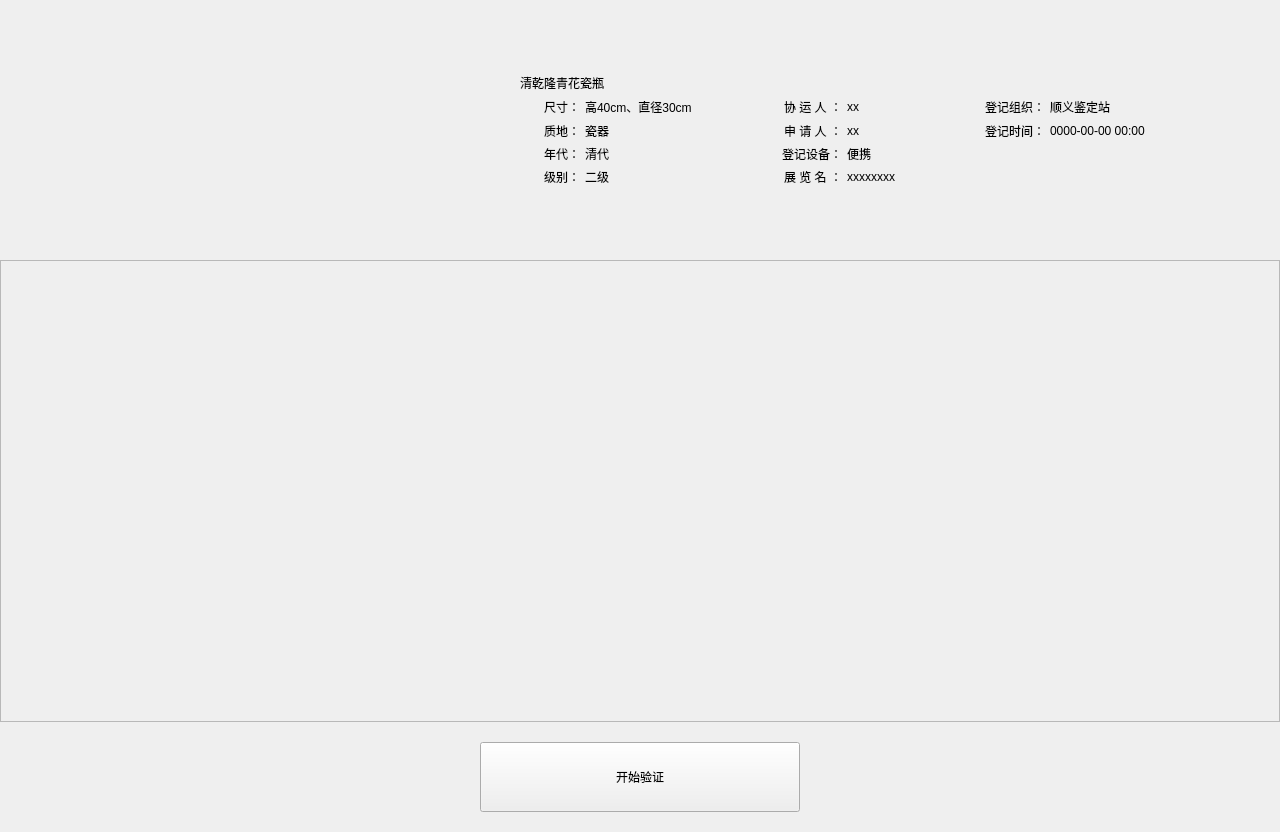
<?xml version="1.0" encoding="UTF-8"?>
<ui version="4.0">
 <class>WgtVerifyNo2Class</class>
 <widget class="QWidget" name="WgtVerifyNo2Class">
  <property name="geometry">
   <rect>
    <x>0</x>
    <y>0</y>
    <width>1280</width>
    <height>832</height>
   </rect>
  </property>
  <property name="minimumSize">
   <size>
    <width>1280</width>
    <height>0</height>
   </size>
  </property>
  <property name="windowTitle">
   <string>WgtVerifyNo2</string>
  </property>
  <layout class="QGridLayout" name="gridLayout_2">
   <property name="leftMargin">
    <number>0</number>
   </property>
   <property name="topMargin">
    <number>0</number>
   </property>
   <property name="rightMargin">
    <number>0</number>
   </property>
   <property name="bottomMargin">
    <number>0</number>
   </property>
   <property name="spacing">
    <number>0</number>
   </property>
   <item row="3" column="0">
    <widget class="QWidget" name="widgetTool" native="true">
     <property name="minimumSize">
      <size>
       <width>0</width>
       <height>110</height>
      </size>
     </property>
     <property name="maximumSize">
      <size>
       <width>16777215</width>
       <height>110</height>
      </size>
     </property>
     <layout class="QHBoxLayout" name="horizontalLayout_3">
      <item>
       <spacer name="horizontalSpacer_5">
        <property name="orientation">
         <enum>Qt::Orientation::Horizontal</enum>
        </property>
        <property name="sizeHint" stdset="0">
         <size>
          <width>40</width>
          <height>20</height>
         </size>
        </property>
       </spacer>
      </item>
      <item>
       <widget class="QPushButton" name="pushButtonGoVerify3">
        <property name="minimumSize">
         <size>
          <width>320</width>
          <height>70</height>
         </size>
        </property>
        <property name="text">
         <string>开始验证</string>
        </property>
       </widget>
      </item>
      <item>
       <spacer name="horizontalSpacer_2">
        <property name="orientation">
         <enum>Qt::Orientation::Horizontal</enum>
        </property>
        <property name="sizeHint" stdset="0">
         <size>
          <width>40</width>
          <height>20</height>
         </size>
        </property>
       </spacer>
      </item>
     </layout>
    </widget>
   </item>
   <item row="2" column="0">
    <widget class="QScrollArea" name="scrollArea">
     <property name="widgetResizable">
      <bool>true</bool>
     </property>
     <widget class="QWidget" name="scrollAreaWidgetContents">
      <property name="geometry">
       <rect>
        <x>0</x>
        <y>0</y>
        <width>1278</width>
        <height>460</height>
       </rect>
      </property>
      <layout class="QGridLayout" name="gridLayout_3">
       <item row="2" column="1">
        <spacer name="verticalSpacer_4">
         <property name="orientation">
          <enum>Qt::Orientation::Vertical</enum>
         </property>
         <property name="sizeHint" stdset="0">
          <size>
           <width>20</width>
           <height>211</height>
          </size>
         </property>
        </spacer>
       </item>
       <item row="1" column="1">
        <layout class="QHBoxLayout" name="horizontalLayoutImageView">
         <property name="spacing">
          <number>0</number>
         </property>
        </layout>
       </item>
       <item row="0" column="1">
        <spacer name="verticalSpacer_2">
         <property name="orientation">
          <enum>Qt::Orientation::Vertical</enum>
         </property>
         <property name="sizeHint" stdset="0">
          <size>
           <width>20</width>
           <height>211</height>
          </size>
         </property>
        </spacer>
       </item>
       <item row="1" column="2">
        <spacer name="horizontalSpacer_9">
         <property name="orientation">
          <enum>Qt::Orientation::Horizontal</enum>
         </property>
         <property name="sizeHint" stdset="0">
          <size>
           <width>40</width>
           <height>20</height>
          </size>
         </property>
        </spacer>
       </item>
       <item row="1" column="0">
        <spacer name="horizontalSpacer_8">
         <property name="orientation">
          <enum>Qt::Orientation::Horizontal</enum>
         </property>
         <property name="sizeHint" stdset="0">
          <size>
           <width>40</width>
           <height>20</height>
          </size>
         </property>
        </spacer>
       </item>
      </layout>
     </widget>
    </widget>
   </item>
   <item row="0" column="0">
    <widget class="QWidget" name="widget_3" native="true">
     <property name="minimumSize">
      <size>
       <width>0</width>
       <height>260</height>
      </size>
     </property>
     <property name="maximumSize">
      <size>
       <width>16777215</width>
       <height>260</height>
      </size>
     </property>
     <layout class="QHBoxLayout" name="horizontalLayout">
      <property name="spacing">
       <number>0</number>
      </property>
      <property name="leftMargin">
       <number>0</number>
      </property>
      <property name="topMargin">
       <number>0</number>
      </property>
      <property name="rightMargin">
       <number>10</number>
      </property>
      <property name="bottomMargin">
       <number>0</number>
      </property>
      <item>
       <spacer name="horizontalSpacer">
        <property name="orientation">
         <enum>Qt::Orientation::Horizontal</enum>
        </property>
        <property name="sizeHint" stdset="0">
         <size>
          <width>40</width>
          <height>20</height>
         </size>
        </property>
       </spacer>
      </item>
      <item>
       <widget class="QLabel" name="labelImage">
        <property name="minimumSize">
         <size>
          <width>279</width>
          <height>157</height>
         </size>
        </property>
        <property name="maximumSize">
         <size>
          <width>279</width>
          <height>157</height>
         </size>
        </property>
        <property name="text">
         <string/>
        </property>
       </widget>
      </item>
      <item>
       <spacer name="horizontalSpacer_4">
        <property name="orientation">
         <enum>Qt::Orientation::Horizontal</enum>
        </property>
        <property name="sizeHint" stdset="0">
         <size>
          <width>40</width>
          <height>20</height>
         </size>
        </property>
       </spacer>
      </item>
      <item>
       <widget class="QWidget" name="widget_4" native="true">
        <layout class="QGridLayout" name="gridLayout">
         <property name="leftMargin">
          <number>10</number>
         </property>
         <property name="topMargin">
          <number>10</number>
         </property>
         <property name="rightMargin">
          <number>10</number>
         </property>
         <property name="bottomMargin">
          <number>10</number>
         </property>
         <property name="spacing">
          <number>5</number>
         </property>
         <item row="3" column="1">
          <widget class="QLabel" name="labelTexture">
           <property name="maximumSize">
            <size>
             <width>16777215</width>
             <height>152</height>
            </size>
           </property>
           <property name="text">
            <string>瓷器</string>
           </property>
          </widget>
         </item>
         <item row="4" column="1">
          <widget class="QLabel" name="labelAge">
           <property name="maximumSize">
            <size>
             <width>16777215</width>
             <height>152</height>
            </size>
           </property>
           <property name="text">
            <string>清代</string>
           </property>
          </widget>
         </item>
         <item row="4" column="0">
          <widget class="QLabel" name="label_2">
           <property name="minimumSize">
            <size>
             <width>60</width>
             <height>0</height>
            </size>
           </property>
           <property name="maximumSize">
            <size>
             <width>60</width>
             <height>16777215</height>
            </size>
           </property>
           <property name="text">
            <string>年代：</string>
           </property>
           <property name="alignment">
            <set>Qt::AlignmentFlag::AlignRight|Qt::AlignmentFlag::AlignTrailing|Qt::AlignmentFlag::AlignVCenter</set>
           </property>
          </widget>
         </item>
         <item row="5" column="0">
          <widget class="QLabel" name="label">
           <property name="minimumSize">
            <size>
             <width>60</width>
             <height>0</height>
            </size>
           </property>
           <property name="maximumSize">
            <size>
             <width>60</width>
             <height>16777215</height>
            </size>
           </property>
           <property name="text">
            <string>级别：</string>
           </property>
           <property name="alignment">
            <set>Qt::AlignmentFlag::AlignRight|Qt::AlignmentFlag::AlignTrailing|Qt::AlignmentFlag::AlignVCenter</set>
           </property>
          </widget>
         </item>
         <item row="2" column="6">
          <widget class="QLabel" name="label_13">
           <property name="minimumSize">
            <size>
             <width>100</width>
             <height>0</height>
            </size>
           </property>
           <property name="maximumSize">
            <size>
             <width>100</width>
             <height>16777215</height>
            </size>
           </property>
           <property name="text">
            <string>登记组织：</string>
           </property>
           <property name="alignment">
            <set>Qt::AlignmentFlag::AlignRight|Qt::AlignmentFlag::AlignTrailing|Qt::AlignmentFlag::AlignVCenter</set>
           </property>
          </widget>
         </item>
         <item row="2" column="2">
          <spacer name="horizontalSpacer_6">
           <property name="orientation">
            <enum>Qt::Orientation::Horizontal</enum>
           </property>
           <property name="sizeHint" stdset="0">
            <size>
             <width>40</width>
             <height>20</height>
            </size>
           </property>
          </spacer>
         </item>
         <item row="3" column="7">
          <widget class="QLabel" name="labelRegTime">
           <property name="maximumSize">
            <size>
             <width>16777215</width>
             <height>152</height>
            </size>
           </property>
           <property name="text">
            <string>0000-00-00 00:00</string>
           </property>
          </widget>
         </item>
         <item row="7" column="0" colspan="8">
          <spacer name="verticalSpacer_3">
           <property name="orientation">
            <enum>Qt::Orientation::Vertical</enum>
           </property>
           <property name="sizeHint" stdset="0">
            <size>
             <width>20</width>
             <height>40</height>
            </size>
           </property>
          </spacer>
         </item>
         <item row="2" column="5">
          <spacer name="horizontalSpacer_7">
           <property name="orientation">
            <enum>Qt::Orientation::Horizontal</enum>
           </property>
           <property name="sizeHint" stdset="0">
            <size>
             <width>40</width>
             <height>20</height>
            </size>
           </property>
          </spacer>
         </item>
         <item row="1" column="0" colspan="8">
          <widget class="QLabel" name="labelName">
           <property name="maximumSize">
            <size>
             <width>16777215</width>
             <height>152</height>
            </size>
           </property>
           <property name="text">
            <string>清乾隆青花瓷瓶</string>
           </property>
          </widget>
         </item>
         <item row="2" column="0">
          <widget class="QLabel" name="label_3">
           <property name="minimumSize">
            <size>
             <width>60</width>
             <height>0</height>
            </size>
           </property>
           <property name="maximumSize">
            <size>
             <width>60</width>
             <height>16777215</height>
            </size>
           </property>
           <property name="text">
            <string>尺寸：</string>
           </property>
           <property name="alignment">
            <set>Qt::AlignmentFlag::AlignRight|Qt::AlignmentFlag::AlignTrailing|Qt::AlignmentFlag::AlignVCenter</set>
           </property>
          </widget>
         </item>
         <item row="2" column="1">
          <widget class="QLabel" name="labelSize">
           <property name="maximumSize">
            <size>
             <width>16777215</width>
             <height>152</height>
            </size>
           </property>
           <property name="text">
            <string>高40cm、直径30cm</string>
           </property>
          </widget>
         </item>
         <item row="2" column="7">
          <widget class="QLabel" name="labelAgency">
           <property name="maximumSize">
            <size>
             <width>16777215</width>
             <height>152</height>
            </size>
           </property>
           <property name="text">
            <string>顺义鉴定站</string>
           </property>
          </widget>
         </item>
         <item row="3" column="6">
          <widget class="QLabel" name="label_14">
           <property name="minimumSize">
            <size>
             <width>100</width>
             <height>0</height>
            </size>
           </property>
           <property name="maximumSize">
            <size>
             <width>100</width>
             <height>16777215</height>
            </size>
           </property>
           <property name="text">
            <string>登记时间：</string>
           </property>
           <property name="alignment">
            <set>Qt::AlignmentFlag::AlignRight|Qt::AlignmentFlag::AlignTrailing|Qt::AlignmentFlag::AlignVCenter</set>
           </property>
          </widget>
         </item>
         <item row="3" column="0">
          <widget class="QLabel" name="label_4">
           <property name="minimumSize">
            <size>
             <width>60</width>
             <height>0</height>
            </size>
           </property>
           <property name="maximumSize">
            <size>
             <width>60</width>
             <height>16777215</height>
            </size>
           </property>
           <property name="text">
            <string>质地：</string>
           </property>
           <property name="alignment">
            <set>Qt::AlignmentFlag::AlignRight|Qt::AlignmentFlag::AlignTrailing|Qt::AlignmentFlag::AlignVCenter</set>
           </property>
          </widget>
         </item>
         <item row="5" column="1">
          <widget class="QLabel" name="labelLevel">
           <property name="maximumSize">
            <size>
             <width>16777215</width>
             <height>152</height>
            </size>
           </property>
           <property name="text">
            <string>二级</string>
           </property>
          </widget>
         </item>
         <item row="0" column="0" colspan="8">
          <spacer name="verticalSpacer">
           <property name="orientation">
            <enum>Qt::Orientation::Vertical</enum>
           </property>
           <property name="sizeHint" stdset="0">
            <size>
             <width>20</width>
             <height>40</height>
            </size>
           </property>
          </spacer>
         </item>
         <item row="2" column="3">
          <widget class="QLabel" name="label_7">
           <property name="minimumSize">
            <size>
             <width>100</width>
             <height>0</height>
            </size>
           </property>
           <property name="maximumSize">
            <size>
             <width>100</width>
             <height>16777215</height>
            </size>
           </property>
           <property name="text">
            <string>协 运 人 ：</string>
           </property>
           <property name="alignment">
            <set>Qt::AlignmentFlag::AlignRight|Qt::AlignmentFlag::AlignTrailing|Qt::AlignmentFlag::AlignVCenter</set>
           </property>
          </widget>
         </item>
         <item row="3" column="3">
          <widget class="QLabel" name="label_8">
           <property name="minimumSize">
            <size>
             <width>100</width>
             <height>0</height>
            </size>
           </property>
           <property name="maximumSize">
            <size>
             <width>100</width>
             <height>16777215</height>
            </size>
           </property>
           <property name="text">
            <string>申 请 人 ：</string>
           </property>
           <property name="alignment">
            <set>Qt::AlignmentFlag::AlignRight|Qt::AlignmentFlag::AlignTrailing|Qt::AlignmentFlag::AlignVCenter</set>
           </property>
          </widget>
         </item>
         <item row="4" column="3">
          <widget class="QLabel" name="label_5">
           <property name="minimumSize">
            <size>
             <width>100</width>
             <height>0</height>
            </size>
           </property>
           <property name="maximumSize">
            <size>
             <width>100</width>
             <height>16777215</height>
            </size>
           </property>
           <property name="text">
            <string>登记设备：</string>
           </property>
           <property name="alignment">
            <set>Qt::AlignmentFlag::AlignRight|Qt::AlignmentFlag::AlignTrailing|Qt::AlignmentFlag::AlignVCenter</set>
           </property>
          </widget>
         </item>
         <item row="5" column="3">
          <widget class="QLabel" name="labelExhibitionTitleKey">
           <property name="minimumSize">
            <size>
             <width>100</width>
             <height>0</height>
            </size>
           </property>
           <property name="maximumSize">
            <size>
             <width>100</width>
             <height>16777215</height>
            </size>
           </property>
           <property name="text">
            <string>展 览 名 ：</string>
           </property>
           <property name="alignment">
            <set>Qt::AlignmentFlag::AlignRight|Qt::AlignmentFlag::AlignTrailing|Qt::AlignmentFlag::AlignVCenter</set>
           </property>
          </widget>
         </item>
         <item row="2" column="4">
          <widget class="QLabel" name="labelCarrier">
           <property name="maximumSize">
            <size>
             <width>16777215</width>
             <height>152</height>
            </size>
           </property>
           <property name="text">
            <string>xx</string>
           </property>
          </widget>
         </item>
         <item row="3" column="4">
          <widget class="QLabel" name="labelApplicant">
           <property name="maximumSize">
            <size>
             <width>16777215</width>
             <height>152</height>
            </size>
           </property>
           <property name="text">
            <string>xx</string>
           </property>
          </widget>
         </item>
         <item row="4" column="4">
          <widget class="QLabel" name="labelDevice">
           <property name="maximumSize">
            <size>
             <width>16777215</width>
             <height>152</height>
            </size>
           </property>
           <property name="text">
            <string>便携</string>
           </property>
          </widget>
         </item>
         <item row="5" column="4">
          <widget class="QLabel" name="labelExhibitionTitle">
           <property name="maximumSize">
            <size>
             <width>16777215</width>
             <height>152</height>
            </size>
           </property>
           <property name="text">
            <string>xxxxxxxx</string>
           </property>
          </widget>
         </item>
        </layout>
       </widget>
      </item>
      <item>
       <spacer name="horizontalSpacer_3">
        <property name="orientation">
         <enum>Qt::Orientation::Horizontal</enum>
        </property>
        <property name="sizeHint" stdset="0">
         <size>
          <width>40</width>
          <height>20</height>
         </size>
        </property>
       </spacer>
      </item>
     </layout>
    </widget>
   </item>
  </layout>
 </widget>
 <layoutdefault spacing="6" margin="11"/>
 <resources/>
 <connections/>
</ui>
